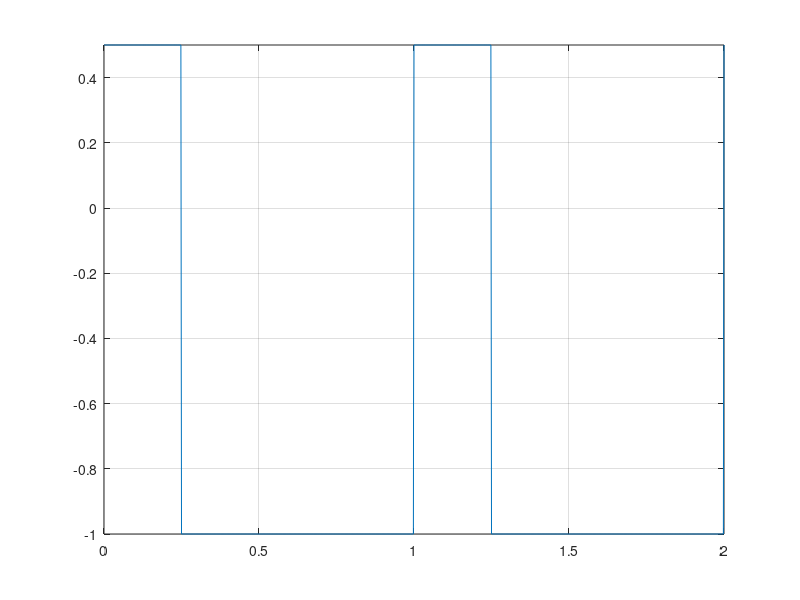

Write MATLAB code to recreate this figure.
duty=0.25;
%factorul de umplere definit 1/4
t=0:0.002:2;
%pentru rezolutia temporara de 20ms si 200ms, inlocuim 0.002 cu 0.02 respectiv 0.2; t fiind perioada
d=(1-duty)*square(2*pi*t, duty*100)-duty;
%semnalul propriu zis
plot(t,d),grid; 
axis([0 2 -1 0.5]);
%axa x este reprezentata de perioada in secunde (2 s)
%axa y reprezinta nivelurile semnalului
%nivel minim -1 si maxim 0.5
